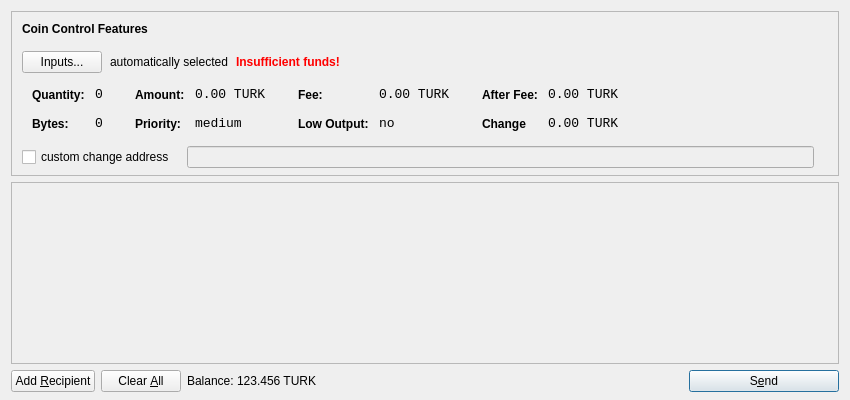
<?xml version="1.0" encoding="UTF-8"?>
<ui version="4.0">
 <class>SendCoinsDialog</class>
 <widget class="QDialog" name="SendCoinsDialog">
  <property name="geometry">
   <rect>
    <x>0</x>
    <y>0</y>
    <width>850</width>
    <height>400</height>
   </rect>
  </property>
  <property name="windowTitle">
   <string>Send Coins</string>
  </property>
  <layout class="QVBoxLayout" name="verticalLayout" stretch="0,1,0">
   <property name="bottomMargin">
    <number>8</number>
   </property>
   <item>
    <widget class="QFrame" name="frameCoinControl">
     <property name="sizePolicy">
      <sizepolicy hsizetype="Expanding" vsizetype="Expanding">
       <horstretch>0</horstretch>
       <verstretch>0</verstretch>
      </sizepolicy>
     </property>
     <property name="maximumSize">
      <size>
       <width>16777215</width>
       <height>16777215</height>
      </size>
     </property>
     <property name="frameShape">
      <enum>QFrame::StyledPanel</enum>
     </property>
     <property name="frameShadow">
      <enum>QFrame::Sunken</enum>
     </property>
     <layout class="QVBoxLayout" name="verticalLayoutCoinControl2">
      <property name="spacing">
       <number>-1</number>
      </property>
      <property name="leftMargin">
       <number>0</number>
      </property>
      <property name="topMargin">
       <number>0</number>
      </property>
      <property name="rightMargin">
       <number>0</number>
      </property>
      <property name="bottomMargin">
       <number>6</number>
      </property>
      <item>
       <layout class="QVBoxLayout" name="verticalLayoutCoinControl" stretch="0,0,0,0,1">
        <property name="spacing">
         <number>0</number>
        </property>
        <property name="leftMargin">
         <number>10</number>
        </property>
        <property name="topMargin">
         <number>10</number>
        </property>
        <item>
         <layout class="QHBoxLayout" name="horizontalLayoutCoinControl1">
          <property name="bottomMargin">
           <number>15</number>
          </property>
          <item>
           <widget class="QLabel" name="labelCoinControlFeatures">
            <property name="sizePolicy">
             <sizepolicy hsizetype="Preferred" vsizetype="Maximum">
              <horstretch>0</horstretch>
              <verstretch>0</verstretch>
             </sizepolicy>
            </property>
            <property name="font">
             <font>
              <weight>75</weight>
              <bold>true</bold>
             </font>
            </property>
            <property name="styleSheet">
             <string notr="true">font-weight:bold;</string>
            </property>
            <property name="text">
             <string>Coin Control Features</string>
            </property>
           </widget>
          </item>
         </layout>
        </item>
        <item>
         <layout class="QHBoxLayout" name="horizontalLayoutCoinControl2" stretch="0,0,0,0">
          <property name="spacing">
           <number>8</number>
          </property>
          <property name="bottomMargin">
           <number>10</number>
          </property>
          <item>
           <widget class="QPushButton" name="pushButtonCoinControl">
            <property name="styleSheet">
             <string notr="true"/>
            </property>
            <property name="text">
             <string>Inputs...</string>
            </property>
           </widget>
          </item>
          <item>
           <widget class="QLabel" name="labelCoinControlAutomaticallySelected">
            <property name="text">
             <string>automatically selected</string>
            </property>
            <property name="margin">
             <number>5</number>
            </property>
           </widget>
          </item>
          <item>
           <widget class="QLabel" name="labelCoinControlInsuffFunds">
            <property name="font">
             <font>
              <weight>75</weight>
              <bold>true</bold>
             </font>
            </property>
            <property name="styleSheet">
             <string notr="true">color:red;font-weight:bold;</string>
            </property>
            <property name="text">
             <string>Insufficient funds!</string>
            </property>
            <property name="margin">
             <number>5</number>
            </property>
           </widget>
          </item>
          <item>
           <spacer name="horizontalSpacerCoinControl">
            <property name="orientation">
             <enum>Qt::Horizontal</enum>
            </property>
            <property name="sizeHint" stdset="0">
             <size>
              <width>40</width>
              <height>1</height>
             </size>
            </property>
           </spacer>
          </item>
         </layout>
        </item>
        <item>
         <widget class="QWidget" name="widgetCoinControl" native="true">
          <property name="sizePolicy">
           <sizepolicy hsizetype="Preferred" vsizetype="Preferred">
            <horstretch>0</horstretch>
            <verstretch>0</verstretch>
           </sizepolicy>
          </property>
          <property name="minimumSize">
           <size>
            <width>0</width>
            <height>0</height>
           </size>
          </property>
          <property name="styleSheet">
           <string notr="true"/>
          </property>
          <layout class="QHBoxLayout" name="horizontalLayoutCoinControl5">
           <property name="margin">
            <number>0</number>
           </property>
           <item>
            <layout class="QHBoxLayout" name="horizontalLayoutCoinControl3" stretch="0,0,0,1">
             <property name="spacing">
              <number>20</number>
             </property>
             <property name="topMargin">
              <number>0</number>
             </property>
             <property name="bottomMargin">
              <number>10</number>
             </property>
             <item>
              <layout class="QFormLayout" name="formLayoutCoinControl1">
               <property name="horizontalSpacing">
                <number>10</number>
               </property>
               <property name="verticalSpacing">
                <number>14</number>
               </property>
               <property name="leftMargin">
                <number>10</number>
               </property>
               <property name="topMargin">
                <number>4</number>
               </property>
               <property name="rightMargin">
                <number>6</number>
               </property>
               <item row="0" column="0">
                <widget class="QLabel" name="labelCoinControlQuantityText">
                 <property name="styleSheet">
                  <string notr="true">font-weight:bold;</string>
                 </property>
                 <property name="text">
                  <string>Quantity:</string>
                 </property>
                 <property name="margin">
                  <number>0</number>
                 </property>
                </widget>
               </item>
               <item row="0" column="1">
                <widget class="QLabel" name="labelCoinControlQuantity">
                 <property name="font">
                  <font>
                   <family>Monospace</family>
                   <pointsize>10</pointsize>
                  </font>
                 </property>
                 <property name="cursor">
                  <cursorShape>IBeamCursor</cursorShape>
                 </property>
                 <property name="contextMenuPolicy">
                  <enum>Qt::ActionsContextMenu</enum>
                 </property>
                 <property name="text">
                  <string>0</string>
                 </property>
                 <property name="margin">
                  <number>0</number>
                 </property>
                 <property name="textInteractionFlags">
                  <set>Qt::LinksAccessibleByMouse|Qt::TextSelectableByKeyboard|Qt::TextSelectableByMouse</set>
                 </property>
                </widget>
               </item>
               <item row="1" column="0">
                <widget class="QLabel" name="labelCoinControlBytesText">
                 <property name="styleSheet">
                  <string notr="true">font-weight:bold;</string>
                 </property>
                 <property name="text">
                  <string>Bytes:</string>
                 </property>
                </widget>
               </item>
               <item row="1" column="1">
                <widget class="QLabel" name="labelCoinControlBytes">
                 <property name="font">
                  <font>
                   <family>Monospace</family>
                   <pointsize>10</pointsize>
                  </font>
                 </property>
                 <property name="cursor">
                  <cursorShape>IBeamCursor</cursorShape>
                 </property>
                 <property name="contextMenuPolicy">
                  <enum>Qt::ActionsContextMenu</enum>
                 </property>
                 <property name="text">
                  <string>0</string>
                 </property>
                 <property name="textInteractionFlags">
                  <set>Qt::LinksAccessibleByMouse|Qt::TextSelectableByKeyboard|Qt::TextSelectableByMouse</set>
                 </property>
                </widget>
               </item>
              </layout>
             </item>
             <item>
              <layout class="QFormLayout" name="formLayoutCoinControl2">
               <property name="horizontalSpacing">
                <number>10</number>
               </property>
               <property name="verticalSpacing">
                <number>14</number>
               </property>
               <property name="leftMargin">
                <number>6</number>
               </property>
               <property name="topMargin">
                <number>4</number>
               </property>
               <property name="rightMargin">
                <number>6</number>
               </property>
               <item row="0" column="0">
                <widget class="QLabel" name="labelCoinControlAmountText">
                 <property name="styleSheet">
                  <string notr="true">font-weight:bold;</string>
                 </property>
                 <property name="text">
                  <string>Amount:</string>
                 </property>
                 <property name="margin">
                  <number>0</number>
                 </property>
                </widget>
               </item>
               <item row="0" column="1">
                <widget class="QLabel" name="labelCoinControlAmount">
                 <property name="font">
                  <font>
                   <family>Monospace</family>
                   <pointsize>10</pointsize>
                  </font>
                 </property>
                 <property name="cursor">
                  <cursorShape>IBeamCursor</cursorShape>
                 </property>
                 <property name="contextMenuPolicy">
                  <enum>Qt::ActionsContextMenu</enum>
                 </property>
                 <property name="text">
                  <string notr="true">0.00 TURK</string>
                 </property>
                 <property name="textInteractionFlags">
                  <set>Qt::LinksAccessibleByMouse|Qt::TextSelectableByKeyboard|Qt::TextSelectableByMouse</set>
                 </property>
                </widget>
               </item>
               <item row="1" column="0">
                <widget class="QLabel" name="labelCoinControlPriorityText">
                 <property name="styleSheet">
                  <string notr="true">font-weight:bold;</string>
                 </property>
                 <property name="text">
                  <string>Priority:</string>
                 </property>
                </widget>
               </item>
               <item row="1" column="1">
                <widget class="QLabel" name="labelCoinControlPriority">
                 <property name="font">
                  <font>
                   <family>Monospace</family>
                   <pointsize>10</pointsize>
                  </font>
                 </property>
                 <property name="cursor">
                  <cursorShape>IBeamCursor</cursorShape>
                 </property>
                 <property name="contextMenuPolicy">
                  <enum>Qt::ActionsContextMenu</enum>
                 </property>
                 <property name="text">
                  <string>medium</string>
                 </property>
                 <property name="textInteractionFlags">
                  <set>Qt::LinksAccessibleByMouse|Qt::TextSelectableByKeyboard|Qt::TextSelectableByMouse</set>
                 </property>
                </widget>
               </item>
              </layout>
             </item>
             <item>
              <layout class="QFormLayout" name="formLayoutCoinControl3">
               <property name="horizontalSpacing">
                <number>10</number>
               </property>
               <property name="verticalSpacing">
                <number>14</number>
               </property>
               <property name="leftMargin">
                <number>6</number>
               </property>
               <property name="topMargin">
                <number>4</number>
               </property>
               <property name="rightMargin">
                <number>6</number>
               </property>
               <item row="0" column="0">
                <widget class="QLabel" name="labelCoinControlFeeText">
                 <property name="styleSheet">
                  <string notr="true">font-weight:bold;</string>
                 </property>
                 <property name="text">
                  <string>Fee:</string>
                 </property>
                 <property name="margin">
                  <number>0</number>
                 </property>
                </widget>
               </item>
               <item row="0" column="1">
                <widget class="QLabel" name="labelCoinControlFee">
                 <property name="font">
                  <font>
                   <family>Monospace</family>
                   <pointsize>10</pointsize>
                  </font>
                 </property>
                 <property name="cursor">
                  <cursorShape>IBeamCursor</cursorShape>
                 </property>
                 <property name="contextMenuPolicy">
                  <enum>Qt::ActionsContextMenu</enum>
                 </property>
                 <property name="text">
                  <string notr="true">0.00 TURK</string>
                 </property>
                 <property name="textInteractionFlags">
                  <set>Qt::LinksAccessibleByMouse|Qt::TextSelectableByKeyboard|Qt::TextSelectableByMouse</set>
                 </property>
                </widget>
               </item>
               <item row="1" column="0">
                <widget class="QLabel" name="labelCoinControlLowOutputText">
                 <property name="styleSheet">
                  <string notr="true">font-weight:bold;</string>
                 </property>
                 <property name="text">
                  <string>Low Output:</string>
                 </property>
                </widget>
               </item>
               <item row="1" column="1">
                <widget class="QLabel" name="labelCoinControlLowOutput">
                 <property name="font">
                  <font>
                   <family>Monospace</family>
                   <pointsize>10</pointsize>
                  </font>
                 </property>
                 <property name="cursor">
                  <cursorShape>IBeamCursor</cursorShape>
                 </property>
                 <property name="contextMenuPolicy">
                  <enum>Qt::ActionsContextMenu</enum>
                 </property>
                 <property name="text">
                  <string>no</string>
                 </property>
                 <property name="textInteractionFlags">
                  <set>Qt::LinksAccessibleByMouse|Qt::TextSelectableByKeyboard|Qt::TextSelectableByMouse</set>
                 </property>
                </widget>
               </item>
              </layout>
             </item>
             <item>
              <layout class="QFormLayout" name="formLayoutCoinControl4">
               <property name="horizontalSpacing">
                <number>10</number>
               </property>
               <property name="verticalSpacing">
                <number>14</number>
               </property>
               <property name="leftMargin">
                <number>6</number>
               </property>
               <property name="topMargin">
                <number>4</number>
               </property>
               <property name="rightMargin">
                <number>6</number>
               </property>
               <item row="0" column="0">
                <widget class="QLabel" name="labelCoinControlAfterFeeText">
                 <property name="styleSheet">
                  <string notr="true">font-weight:bold;</string>
                 </property>
                 <property name="text">
                  <string>After Fee:</string>
                 </property>
                 <property name="margin">
                  <number>0</number>
                 </property>
                </widget>
               </item>
               <item row="0" column="1">
                <widget class="QLabel" name="labelCoinControlAfterFee">
                 <property name="font">
                  <font>
                   <family>Monospace</family>
                   <pointsize>10</pointsize>
                  </font>
                 </property>
                 <property name="cursor">
                  <cursorShape>IBeamCursor</cursorShape>
                 </property>
                 <property name="contextMenuPolicy">
                  <enum>Qt::ActionsContextMenu</enum>
                 </property>
                 <property name="text">
                  <string notr="true">0.00 TURK</string>
                 </property>
                 <property name="textInteractionFlags">
                  <set>Qt::LinksAccessibleByMouse|Qt::TextSelectableByKeyboard|Qt::TextSelectableByMouse</set>
                 </property>
                </widget>
               </item>
               <item row="1" column="0">
                <widget class="QLabel" name="labelCoinControlChangeText">
                 <property name="styleSheet">
                  <string notr="true">font-weight:bold;</string>
                 </property>
                 <property name="text">
                  <string>Change</string>
                 </property>
                </widget>
               </item>
               <item row="1" column="1">
                <widget class="QLabel" name="labelCoinControlChange">
                 <property name="font">
                  <font>
                   <family>Monospace</family>
                   <pointsize>10</pointsize>
                  </font>
                 </property>
                 <property name="cursor">
                  <cursorShape>IBeamCursor</cursorShape>
                 </property>
                 <property name="contextMenuPolicy">
                  <enum>Qt::ActionsContextMenu</enum>
                 </property>
                 <property name="text">
                  <string notr="true">0.00 TURK</string>
                 </property>
                 <property name="textInteractionFlags">
                  <set>Qt::LinksAccessibleByMouse|Qt::TextSelectableByKeyboard|Qt::TextSelectableByMouse</set>
                 </property>
                </widget>
               </item>
              </layout>
             </item>
            </layout>
           </item>
          </layout>
         </widget>
        </item>
        <item>
         <layout class="QHBoxLayout" name="horizontalLayoutCoinControl4" stretch="0,0,0">
          <property name="spacing">
           <number>12</number>
          </property>
          <property name="sizeConstraint">
           <enum>QLayout::SetDefaultConstraint</enum>
          </property>
          <property name="topMargin">
           <number>5</number>
          </property>
          <property name="rightMargin">
           <number>5</number>
          </property>
          <item>
           <widget class="QCheckBox" name="checkBoxCoinControlChange">
            <property name="text">
             <string>custom change address</string>
            </property>
           </widget>
          </item>
          <item>
           <widget class="QLineEdit" name="lineEditCoinControlChange">
            <property name="enabled">
             <bool>false</bool>
            </property>
            <property name="sizePolicy">
             <sizepolicy hsizetype="Expanding" vsizetype="Fixed">
              <horstretch>0</horstretch>
              <verstretch>0</verstretch>
             </sizepolicy>
            </property>
           </widget>
          </item>
          <item>
           <widget class="QLabel" name="labelCoinControlChangeLabel">
            <property name="sizePolicy">
             <sizepolicy hsizetype="Preferred" vsizetype="Expanding">
              <horstretch>0</horstretch>
              <verstretch>0</verstretch>
             </sizepolicy>
            </property>
            <property name="minimumSize">
             <size>
              <width>0</width>
              <height>0</height>
             </size>
            </property>
            <property name="text">
             <string/>
            </property>
            <property name="margin">
             <number>3</number>
            </property>
           </widget>
          </item>
         </layout>
        </item>
        <item>
         <spacer name="verticalSpacerCoinControl">
          <property name="orientation">
           <enum>Qt::Vertical</enum>
          </property>
          <property name="sizeHint" stdset="0">
           <size>
            <width>800</width>
            <height>1</height>
           </size>
          </property>
         </spacer>
        </item>
       </layout>
      </item>
     </layout>
    </widget>
   </item>
   <item>
    <widget class="QScrollArea" name="scrollArea">
     <property name="widgetResizable">
      <bool>true</bool>
     </property>
     <widget class="QWidget" name="scrollAreaWidgetContents">
      <property name="geometry">
       <rect>
        <x>0</x>
        <y>0</y>
        <width>830</width>
        <height>165</height>
       </rect>
      </property>
      <layout class="QVBoxLayout" name="verticalLayout_2">
       <property name="margin">
        <number>0</number>
       </property>
       <item>
        <layout class="QVBoxLayout" name="entries">
         <property name="spacing">
          <number>6</number>
         </property>
        </layout>
       </item>
       <item>
        <spacer name="verticalSpacer">
         <property name="orientation">
          <enum>Qt::Vertical</enum>
         </property>
         <property name="sizeHint" stdset="0">
          <size>
           <width>20</width>
           <height>40</height>
          </size>
         </property>
        </spacer>
       </item>
      </layout>
     </widget>
    </widget>
   </item>
   <item>
    <layout class="QHBoxLayout" name="horizontalLayout">
     <item>
      <widget class="QPushButton" name="addButton">
       <property name="toolTip">
        <string>Send to multiple recipients at once</string>
       </property>
       <property name="text">
        <string>Add &amp;Recipient</string>
       </property>
       <property name="autoDefault">
        <bool>false</bool>
       </property>
      </widget>
     </item>
     <item>
      <widget class="QPushButton" name="clearButton">
       <property name="sizePolicy">
        <sizepolicy hsizetype="Minimum" vsizetype="Fixed">
         <horstretch>0</horstretch>
         <verstretch>0</verstretch>
        </sizepolicy>
       </property>
       <property name="toolTip">
        <string>Remove all transaction fields</string>
       </property>
       <property name="text">
        <string>Clear &amp;All</string>
       </property>
       <property name="autoRepeatDelay">
        <number>300</number>
       </property>
       <property name="autoDefault">
        <bool>false</bool>
       </property>
      </widget>
     </item>
     <item>
      <layout class="QHBoxLayout" name="horizontalLayout_2">
       <property name="spacing">
        <number>3</number>
       </property>
       <item>
        <widget class="QLabel" name="label">
         <property name="sizePolicy">
          <sizepolicy hsizetype="Preferred" vsizetype="Fixed">
           <horstretch>0</horstretch>
           <verstretch>0</verstretch>
          </sizepolicy>
         </property>
         <property name="text">
          <string>Balance:</string>
         </property>
        </widget>
       </item>
       <item>
        <widget class="QLabel" name="labelBalance">
         <property name="sizePolicy">
          <sizepolicy hsizetype="Preferred" vsizetype="Fixed">
           <horstretch>0</horstretch>
           <verstretch>0</verstretch>
          </sizepolicy>
         </property>
         <property name="cursor">
          <cursorShape>IBeamCursor</cursorShape>
         </property>
         <property name="text">
          <string notr="true">123.456 TURK</string>
         </property>
         <property name="textInteractionFlags">
          <set>Qt::LinksAccessibleByMouse|Qt::TextSelectableByKeyboard|Qt::TextSelectableByMouse</set>
         </property>
        </widget>
       </item>
      </layout>
     </item>
     <item>
      <spacer name="horizontalSpacer">
       <property name="orientation">
        <enum>Qt::Horizontal</enum>
       </property>
       <property name="sizeHint" stdset="0">
        <size>
         <width>40</width>
         <height>20</height>
        </size>
       </property>
      </spacer>
     </item>
     <item>
      <widget class="QPushButton" name="sendButton">
       <property name="minimumSize">
        <size>
         <width>150</width>
         <height>0</height>
        </size>
       </property>
       <property name="toolTip">
        <string>Confirm the send action</string>
       </property>
       <property name="text">
        <string>S&amp;end</string>
       </property>
       <property name="icon">
        <iconset resource="../bitcoin.qrc">
         <normaloff>:/icons/send</normaloff>:/icons/send</iconset>
       </property>
       <property name="default">
        <bool>true</bool>
       </property>
      </widget>
     </item>
    </layout>
   </item>
  </layout>
 </widget>
 <resources>
  <include location="../bitcoin.qrc"/>
 </resources>
 <connections/>
</ui>
